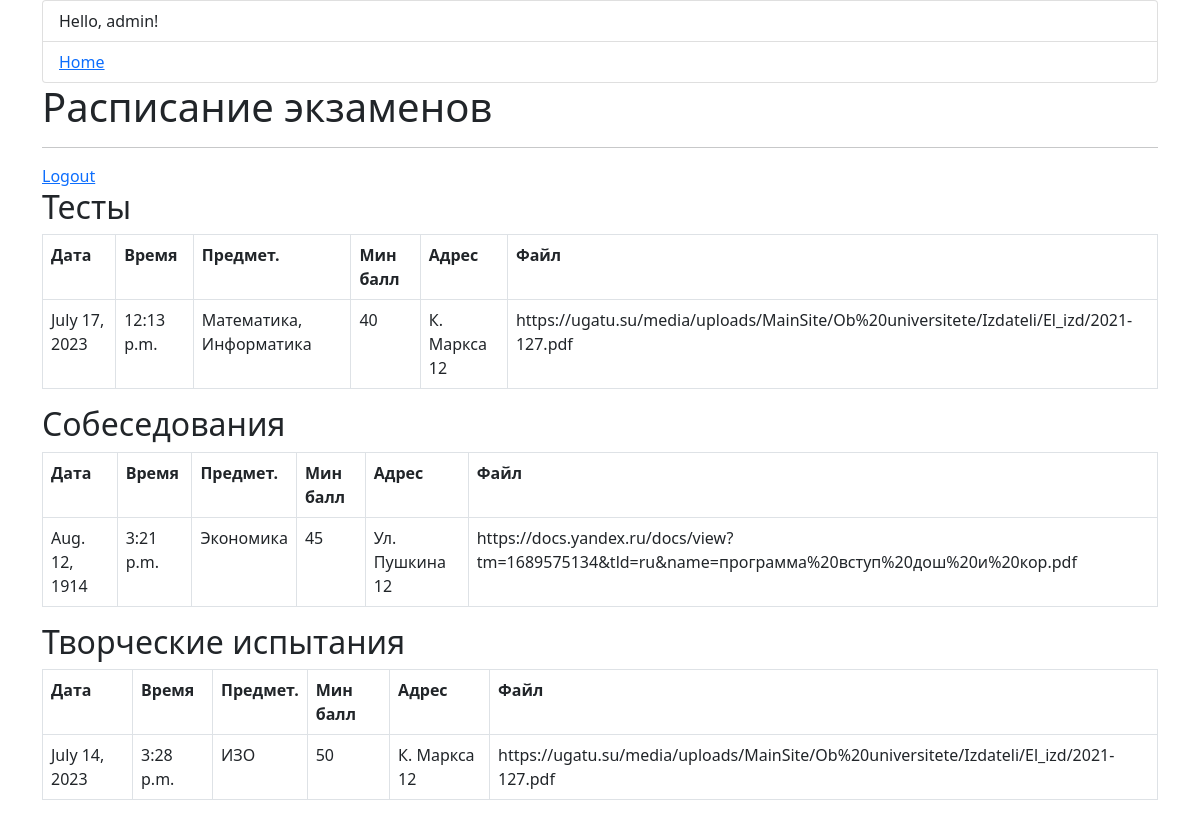
Screenshot of /exams/ (signed in) with the database file from the repository.
### reg/models.py (models this page shows)
class User(AbstractUser):
    pass

### exams/models.py (models this page shows, shortened)
class Schedule(models.Model):
    exam = models.ForeignKey(Exam, on_delete=models.PROTECT)
    date = models.DateField('date')
    time = models.TimeField('time')
    address = models.CharField('address', max_length=50)
    class Meta:
        verbose_name = 'Расписание'
        verbose_name_plural = 'Расписания'

class Exam(models.Model):
    test = 'test'
    interview = 'interview'
    creative_test = 'creative_test'
    TYPE_CHOICES = [
        (test, 'тест'),
        (interview, 'собеседование'),
        (creative_test, 'творческое испытание')
    ]
    subject = models.ManyToManyField(Subject)
    type = models.CharField('type', max_length=50, choices=TYPE_CHOICES)
    score_min = models.IntegerField('score', default=100, blank=True, validators=[MinValueValidator(1), MaxValueValidator(100)])
    program = models.ForeignKey('Program', default=0, on_delete=models.PROTECT)
    def subjects(self):
        return ", ".join([str(p) for p in self.subject.all()])
    class Meta:
        verbose_name = 'Экзамен'
        verbose_name_plural = 'Экзамены'

class Subject(models.Model):
    subject_name = models.CharField('subject', max_length=50)
    def __str__(self):
        return f'{self.subject_name}'
    class Meta:
        verbose_name = 'Предмет'
        verbose_name_plural = 'Предметы'

class Program(models.Model):
    file = models.URLField('file')
    def __str__(self):
        return f'{self.file}'
    class Meta:
        verbose_name = 'Программа для подготовки'
        verbose_name_plural = 'Программы для подготовки'

### exams/views.py (the view)
# urls.py: path('', views.index)
def index(request):
    exam = Exam.objects.all()
    schedule = Schedule.objects.all()
    subject = Subject.objects.all()
    program = Program.objects.all()
    context = {'exam': exam, 'schedule': schedule, 'subject': subject, 'program': program}
    return render(request, 'exams/Schedule.html', context)

### exams/templates/exams/Schedule.html
{% extends 'reg/base.html' %}
{% block content %}
    <h1>Расписание экзаменов</h1>
    <hr>
    {% if user.is_authenticated %}
        <a href="{% url 'logout' %}">Logout</a>
    <table class="table table-bordered">
    <h2>Тесты</h2>
      <tr>
        <th>Дата</th>
        <th>Время</th>
        <th>Предмет.</th>
        <th>Мин балл</th>
        <th>Адрес</th>
        <th>Файл</th>
      </tr>
        {% for el in schedule %}
        {% if el.exam.type == 'test' %}
          <tr>
            <td>{{ el.date }}</td>
            <td>{{ el.time }}</td><td>{{ el.exam.subjects }}</td><td>{{ el.exam.score_min }}</td><td>{{ el.address }}</td><td>{{ el.exam.program }}</td>
          </tr>
        {% endif %}
        {% endfor %}
        </table>
 <table class="table table-bordered">
    <h2>Собеседования</h2>
      <tr>
        <th>Дата</th>
        <th>Время</th>
        <th>Предмет.</th>
        <th>Мин балл</th>
        <th>Адрес</th>
        <th>Файл</th>
      </tr>
        {% for el in schedule %}
        {% if el.exam.type == 'interview' %}
          <tr>
            <td>{{ el.date }}</td>
            <td>{{ el.time }}</td><td>{{ el.exam.subjects }}</td><td>{{ el.exam.score_min }}</td><td>{{ el.address }}</td><td>{{ el.exam.program }}</td>
          </tr>
        {% endif %}
        {% endfor %}
        </table>
 <table class="table table-bordered">
    <h2>Творческие испытания</h2>
      <tr>
        <th>Дата</th>
        <th>Время</th>
        <th>Предмет.</th>
        <th>Мин балл</th>
        <th>Адрес</th>
        <th>Файл</th>
      </tr>
        {% for el in schedule %}
        {% if el.exam.type == 'creative_test' %}
          <tr>
            <td>{{ el.date }}</td>
            <td>{{ el.time }}</td><td>{{ el.exam.subjects }}</td><td>{{ el.exam.score_min }}</td><td>{{ el.address }}</td><td>{{ el.exam.program }}</td>
          </tr>
        {% endif %}
        {% endfor %}
        </table>
    {% else %}
        <a href="{% url 'login' %}">Login</a> |
        <a href="{% url 'register' %}">Register</a>
    {% endif %}
{% endblock %}

### reg/templates/reg/base.html (shortened to what this page needs)
<!DOCTYPE html>
<html lang="en">
<head>
    <link href="https://cdn.jsdelivr.net/npm/bootstrap@5.1.0/dist/css/bootstrap.min.css" rel="stylesheet">
</head>
<body class="container">
<ul class="list-group">
    <li class="list-group-item">
        Hello, {{ user }}!
    </li>
    <li class="list-group-item">
        <a href="{% url 'home' %}">Home</a>
    </li>
</ul>
{% block content %}
{% endblock %}
</body>
</html>

### rows the page displays
User: is_active+password+username "admin"
Schedule: date "July 17, 2023", time "12:13 p.m.", exam.subjects "Математика, Информатика", exam.score_min "40", address "К. Маркса 12", exam.program "https://ugatu.su/media/uploads/MainSite/Ob%20universitete/Izdateli/El_izd/2021-127.pdf"
Schedule: date "Aug. 12, 1914", time "3:21 p.m.", exam.subjects "Экономика", exam.score_min "45", address "Ул. Пушкина 12", exam.program "https://docs.yandex.ru/docs/view?tm=1689575134&tld=ru&name=программа%20вступ%20дош%20и%20кор.pdf"
Schedule: date "July 14, 2023", time "3:28 p.m.", exam.subjects "ИЗО", exam.score_min "50", address "К. Маркса 12", exam.program "https://ugatu.su/media/uploads/MainSite/Ob%20universitete/Izdateli/El_izd/2021-127.pdf"
